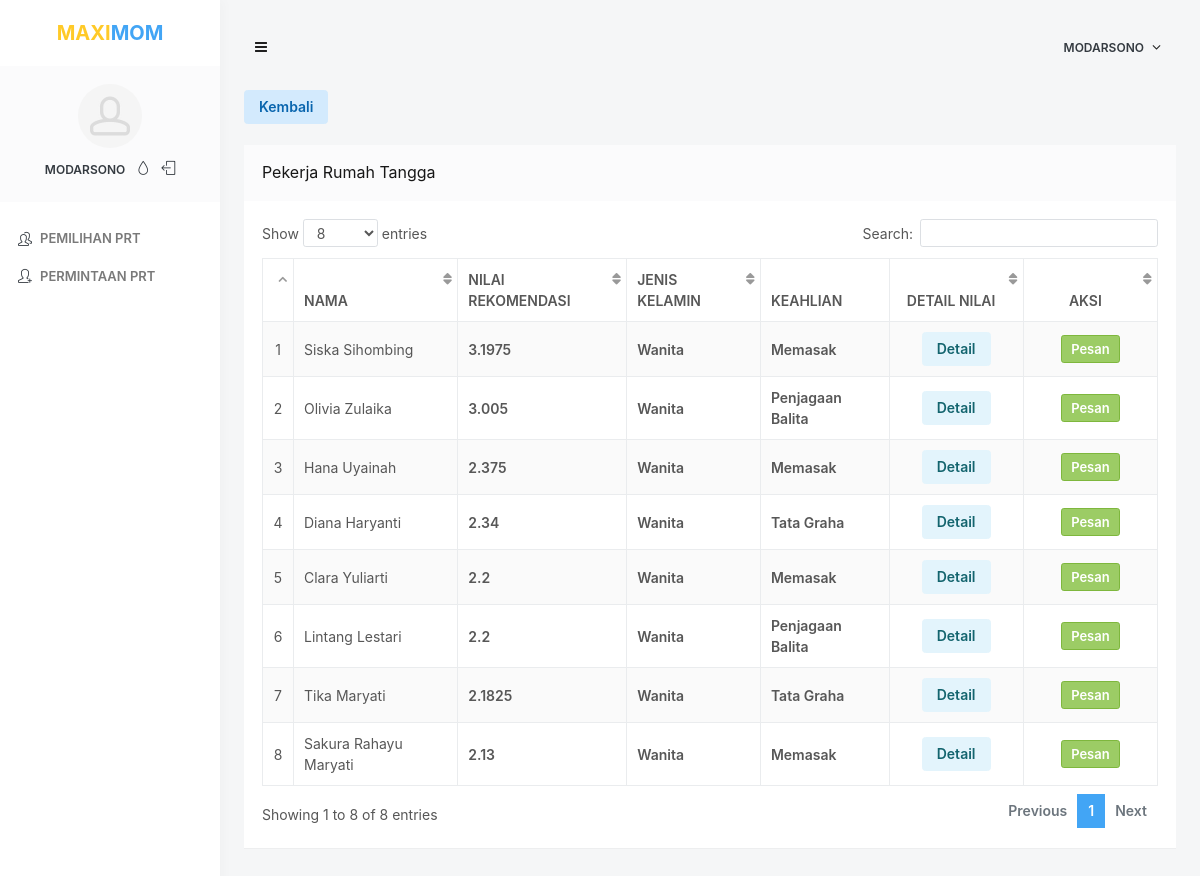
The app's page /hasil_rekomendasi.php (signed in) with its own data.
### tables this page shows
CREATE TABLE `prt_baru` (
  `ID_PRT` int(11) NOT NULL,
  `NAMA_PRT` varchar(100) NOT NULL,
  `JKEL_PRT` char(2) NOT NULL,
  `TL_PRT` date NOT NULL,
  `KOTA_LAHIR_PRT` varchar(100) NOT NULL,
  `ALAMAT_PRT` varchar(100) NOT NULL,
  `TELP_PRT` varchar(100) NOT NULL,
  `NO_KTP_PRT` bigint(20) NOT NULL,
  `NO_KK_PRT` bigint(20) NOT NULL,
  `EMAIL_PRT` varchar(100) NOT NULL,
  `USERNAME_PRT` varchar(100) NOT NULL,
  `PASSWORD_PRT` varchar(100) NOT NULL,
  `FOTO_KTP_PRT` text NOT NULL,
  `FOTO_KK_PRT` text NOT NULL,
  `PENDIDIKAN_TERAKHIR` varchar(20) NOT NULL,
  `PENGALAMAN_BEKERJA` varchar(10) NOT NULL,
  `STATUS_PRT` int(11) NOT NULL
);

CREATE TABLE `keahlian` (
  `ID_KEAHLIAN` int(11) NOT NULL,
  `ID_PRT` int(11) NOT NULL,
  `NAMA_PRT` varchar(100) NOT NULL,
  `NAMA_KEAHLIAN` varchar(100) NOT NULL
);

### algoritma/algoritma_final.php (called while the page is built, shortened)
<?php
$dataAkhir = array();
$dataRandom6 = $_POST['keahlian'];
if ($dataRandom6 == '') {
    $sql = "SELECT prt_baru.ID_PRT, prt_baru.NAMA_PRT, prt_baru.JKEL_PRT, keahlian.NAMA_KEAHLIAN, tes_pengetahuan.NILAI_TOTAL_PENGETAHUAN, tes_keterampilan.NILAI_TOTAL_KETERAMPILAN, tes_sikap.NILAI_TOTAL_SIKAP, (prt_baru.PENGALAMAN_BEKERJA + kontrak.DURASI_KONTRAK) AS 'NILAI_LAMA_BEKERJA', sertifikat_pelatihan.JUMLAH_SERTIFIKAT_PELATIHAN FROM prt_baru
            JOIN keahlian ON prt_baru.ID_PRT = keahlian.ID_PRT
            JOIN tes_pengetahuan ON prt_baru.ID_PRT = tes_pengetahuan.ID_PRT
            JOIN tes_keterampilan ON prt_baru.ID_PRT = tes_keterampilan.ID_PRT
            JOIN tes_sikap ON prt_baru.ID_PRT = tes_sikap.ID_PRT
            JOIN kontrak ON prt_baru.ID_PRT = kontrak.ID_PRT
            JOIN sertifikat_pelatihan ON prt_baru.ID_PRT = sertifikat_pelatihan.ID_PRT";
} else if ($dataRandom6 == 'Memasak') {
    $sql = "SELECT prt_baru.ID_PRT, prt_baru.NAMA_PRT, prt_baru.JKEL_PRT, keahlian.NAMA_KEAHLIAN , tes_pengetahuan.PENGETAHUAN_MEMASAK, tes_keterampilan.KETERAMPILAN_MEMASAK, tes_sikap.SIKAP_MEMASAK, (prt_baru.PENGALAMAN_BEKERJA + kontrak.DURASI_KONTRAK) AS 'NILAI_LAMA_BEKERJA', sertifikat_pelatihan.JUMLAH_SERTIFIKAT_PELATIHAN FROM prt_baru
            JOIN keahlian ON prt_baru.ID_PRT = keahlian.ID_PRT
            JOIN tes_pengetahuan ON prt_baru.ID_PRT = tes_pengetahuan.ID_PRT
            JOIN tes_keterampilan ON prt_baru.ID_PRT = tes_keterampilan.ID_PRT
            JOIN tes_sikap ON prt_baru.ID_PRT = tes_sikap.ID_PRT
            JOIN kontrak ON prt_baru.ID_PRT = kontrak.ID_PRT
            JOIN sertifikat_pelatihan ON prt_baru.ID_PRT = sertifikat_pelatihan.ID_PRT
            WHERE keahlian.NAMA_KEAHLIAN = 'Memasak'";
} else if ($dataRandom6 == 'Tata Graha') {
    $sql = "SELECT prt_baru.ID_PRT, prt_baru.NAMA_PRT, prt_baru.JKEL_PRT, keahlian.NAMA_KEAHLIAN, tes_pengetahuan.PENGETAHUAN_TATA_GRAHA, tes_keterampilan.KETERAMPILAN_TATA_GRAHA, tes_sikap.SIKAP_TATA_GRAHA, (prt_baru.PENGALAMAN_BEKERJA + kontrak.DURASI_KONTRAK) AS 'NILAI_LAMA_BEKERJA', sertifikat_pelatihan.JUMLAH_SERTIFIKAT_PELATIHAN FROM prt_baru
            JOIN keahlian ON prt_baru.ID_PRT = keahlian.ID_PRT
            JOIN tes_pengetahuan ON prt_baru.ID_PRT = tes_pengetahuan.ID_PRT
            JOIN tes_keterampilan ON prt_baru.ID_PRT = tes_keterampilan.ID_PRT
            JOIN tes_sikap ON prt_baru.ID_PRT = tes_sikap.ID_PRT
            JOIN kontrak ON prt_baru.ID_PRT = kontrak.ID_PRT
            JOIN sertifikat_pelatihan ON prt_baru.ID_PRT = sertifikat_pelatihan.ID_PRT
            WHERE keahlian.NAMA_KEAHLIAN = 'Tata Graha'";
} else if ($dataRandom6 == 'Penjagaan Balita') {
    $sql = "SELECT prt_baru.ID_PRT, prt_baru.NAMA_PRT, prt_baru.JKEL_PRT, keahlian.NAMA_KEAHLIAN, tes_pengetahuan.PENGETAHUAN_JAGA_BALITA, tes_keterampilan.KETERAMPILAN_JAGA_BALITA, tes_sikap.SIKAP_JAGA_BALITA, (prt_baru.PENGALAMAN_BEKERJA + kontrak.DURASI_KONTRAK) AS 'NILAI_LAMA_BEKERJA', sertifikat_pelatihan.JUMLAH_SERTIFIKAT_PELATIHAN FROM prt_baru
            JOIN keahlian ON prt_baru.ID_PRT = keahlian.ID_PRT
            JOIN tes_pengetahuan ON prt_baru.ID_PRT = tes_pengetahuan.ID_PRT
            JOIN tes_keterampilan ON prt_baru.ID_PRT = tes_keterampilan.ID_PRT
            JOIN tes_sikap ON prt_baru.ID_PRT = tes_sikap.ID_PRT
            JOIN kontrak ON prt_baru.ID_PRT = kontrak.ID_PRT
            JOIN sertifikat_pelatihan ON prt_baru.ID_PRT = sertifikat_pelatihan.ID_PRT
            WHERE keahlian.NAMA_KEAHLIAN = 'Penjagaan Balita'";
} else if ($dataRandom6 == 'Penjagaan Bayi') {
    $sql = "SELECT prt_baru.ID_PRT, prt_baru.NAMA_PRT, prt_baru.JKEL_PRT, keahlian.NAMA_KEAHLIAN, tes_pengetahuan.PENGETAHUAN_JAGA_BAYI, tes_keterampilan.KETERAMPILAN_JAGA_BAYI, tes_sikap.SIKAP_JAGA_BAYI, (prt_baru.PENGALAMAN_BEKERJA + kontrak.DURASI_KONTRAK) AS 'NILAI_LAMA_BEKERJA', sertifikat_pelatihan.JUMLAH_SERTIFIKAT_PELATIHAN FROM prt_baru
            JOIN keahlian ON prt_baru.ID_PRT = keahlian.ID_PRT
            JOIN tes_pengetahuan ON prt_baru.ID_PRT = tes_pengetahuan.ID_PRT
            JOIN tes_keterampilan ON prt_baru.ID_PRT = tes_keterampilan.ID_PRT
            JOIN tes_sikap ON prt_baru.ID_PRT = tes_sikap.ID_PRT
            JOIN kontrak ON prt_baru.ID_PRT = kontrak.ID_PRT
            JOIN sertifikat_pelatihan ON prt_baru.ID_PRT = sertifikat_pelatihan.ID_PRT
            WHERE keahlian.NAMA_KEAHLIAN = 'Penjagaan Bayi'";
} else if ($dataRandom6 == 'Penjagaan Lansia') {
    $sql = "SELECT prt_baru.ID_PRT, prt_baru.NAMA_PRT, prt_baru.JKEL_PRT, keahlian.NAMA_KEAHLIAN, tes_pengetahuan.PENGETAHUAN_JAGA_LANSIA, tes_keterampilan.KETERAMPILAN_JAGA_LANSIA, tes_sikap.SIKAP_JAGA_LANSIA, (prt_baru.PENGALAMAN_BEKERJA + kontrak.DURASI_KONTRAK) AS 'NILAI_LAMA_BEKERJA', sertifikat_pelatihan.JUMLAH_SERTIFIKAT_PELATIHAN FROM prt_baru
            JOIN keahlian ON prt_baru.ID_PRT = keahlian.ID_PRT
            JOIN tes_pengetahuan ON prt_baru.ID_PRT = tes_pengetahuan.ID_PRT
            JOIN tes_keterampilan ON prt_baru.ID_PRT = tes_keterampilan.ID_PRT
            JOIN tes_sikap ON prt_baru.ID_PRT = tes_sikap.ID_PRT
            JOIN kontrak ON prt_baru.ID_PRT = kontrak.ID_PRT
            JOIN sertifikat_pelatihan ON prt_baru.ID_PRT = sertifikat_pelatihan.ID_PRT
            WHERE keahlian.NAMA_KEAHLIAN = 'Penjagaan Lansia'";
} else if ($dataRandom6 == 'Tata Taman') {
    $sql = "SELECT prt_baru.ID_PRT, prt_baru.NAMA_PRT, prt_baru.JKEL_PRT, keahlian.NAMA_KEAHLIAN, tes_pengetahuan.PENGETAHUAN_TATA_TAMAN, tes_keterampilan.KETERAMPILAN_TATA_TAMAN, tes_sikap.SIKAP_TATA_TAMAN, (prt_baru.PENGALAMAN_BEKERJA + kontrak.DURASI_KONTRAK) AS 'NILAI_LAMA_BEKERJA', sertifikat_pelatihan.JUMLAH_SERTIFIKAT_PELATIHAN FROM prt_baru
            JOIN keahlian ON prt_baru.ID_PRT = keahlian.ID_PRT
            JOIN tes_pengetahuan ON prt_baru.ID_PRT = tes_pengetahuan.ID_PRT
            JOIN tes_keterampilan ON prt_baru.ID_PRT = tes_keterampilan.ID_PRT
            JOIN tes_sikap ON prt_baru.ID_PRT = tes_sikap.ID_PRT
            JOIN kontrak ON prt_baru.ID_PRT = kontrak.ID_PRT
            JOIN sertifikat_pelatihan ON prt_baru.ID_PRT = sertifikat_pelatihan.ID_PRT
            WHERE keahlian.NAMA_KEAHLIAN = 'Tata Taman'";
} else if ($dataRandom6 == 'Mengemudi Kendaraan Keluarga') {
    $sql = "SELECT prt_baru.ID_PRT, prt_baru.NAMA_PRT, prt_baru.JKEL_PRT, keahlian.NAMA_KEAHLIAN, tes_pengetahuan.PENGETAHUAN_MENGEMUDI_KENDARAAN_KELUARGA, tes_keterampilan.KETERAMPILAN_MENGEMUDI_KENDARAAN_KELUARGA, tes_sikap.SIKAP_MENGEMUDI_KENDARAAN_KELUARGA, (prt_baru.PENGALAMAN_BEKERJA + kontrak.DURASI_KONTRAK) AS 'NILAI_LAMA_BEKERJA', sertifikat_pelatihan.JUMLAH_SERTIFIKAT_PELATIHAN FROM prt_baru
            JOIN keahlian ON prt_baru.ID_PRT = keahlian.ID_PRT
            JOIN tes_pengetahuan ON prt_baru.ID_PRT = tes_pengetahuan.ID_PRT
            JOIN tes_keterampilan ON prt_baru.ID_PRT = tes_keterampilan.ID_PRT
            JOIN tes_sikap ON prt_baru.ID_PRT = tes_sikap.ID_PRT
            JOIN kontrak ON prt_baru.ID_PRT = kontrak.ID_PRT
            JOIN sertifikat_pelatihan ON prt_baru.ID_PRT = sertifikat_pelatihan.ID_PRT
            WHERE keahlian.NAMA_KEAHLIAN = 'Mengemudi Kendaraan Keluarga'";
}
$resultSQL = mysqli_query($conn, $sql);

### hasil_rekomendasi.php (the view, shortened to what this page needs)
<?php
include 'proses/koneksi.php';
if (!$_SESSION['id_majikan'] == "") {  ?>
    <!doctype html>
    <html lang="en" class="no-focus">
    <head>
        <link rel="stylesheet" href="assets/js/plugins/datatables/dataTables.bootstrap4.min.css">
        <link rel="stylesheet" id="css-main" href="assets/css/codebase.min.css">
    </head>
    <body>
        <div id="page-container" class="sidebar-o side-scroll page-header-modern main-content-boxed">
            <?php include 'sidebar.php' ?>
            <header id="page-header">
                <div class="content-header">
                    <div class="content-header-section">
                        <button type="button" class="btn btn-circle btn-dual-secondary" data-toggle="layout" data-action="sidebar_toggle">
                            <i class="fa fa-navicon"></i>
                        </button>
                    </div>
                    <div class="content-header-section">
                        <div class="btn-group" role="group">
                            <button type="button" class="btn btn-rounded btn-dual-secondary" id="page-header-user-dropdown" data-toggle="dropdown" aria-haspopup="true" aria-expanded="false">
                                <a class="link-effect text-dual-primary-dark font-size-xs font-w600 text-uppercase"> <?php echo $_SESSION['nama']; ?> </a> <i class="fa fa-angle-down ml-5"></i>
                            </button>
                        </div>
                    </div>
                </div>
            </header>
            <main id="main-container">
                <div class="content">
                    <a class="btn btn-alt-primary" href="pilih_kriteria.php">Kembali</a><br><br>
                    <div class="block">
                        <div class="block-header block-header-default">
                            <h3 class="block-title">Pekerja Rumah Tangga</h3>
                        </div>
                        <div class="block-content block-content-full">
                            <?php include 'algoritma/algoritma_final.php'; ?>
                            <table class="table table-bordered table-striped table-vcenter js-dataTable-full">
                                <thead>
                                    <tr>
                                        <th class="text-center"></th>
                                        <th>Nama</th>
                                        <th class="d-none d-sm-table-cell">Nilai Rekomendasi</th>
                                        <th class="d-none d-sm-table-cell">Jenis Kelamin</th>
                                        <th class="d-none d-sm-table-cell">Keahlian</th>
                                        <th class="text-center" style="width: 15%;">Detail Nilai</th>
                                        <th class="text-center" style="width: 15%;">Aksi</th>
                                    </tr>
                                </thead>
                                <tbody>
                                    <?php
                                    $no = 1;
                                    foreach ($dataAkhir as $dataFinal) {
                                        $nilaiakhir = $dataFinal['NA'];
                                        $namaprt = $dataFinal['Nama PRT'];
                                        $jkelprt = $dataFinal['Jkel PRT'];
                                        $keahlianprt = $dataFinal['Keahlian PRT'];
                                        $idprt = $dataFinal['id'];
                                    ?>
                                        <tr>
                                            <td class="text-center"><?php echo $no++; ?></td>
                                            <td class="d-none d-sm-table-cell"><?php echo $namaprt; ?></td>
                                            <td class="font-w600"><?php echo $nilaiakhir; ?></td>
                                            <td class="font-w600"><?php
                                                                    if ($jkelprt == 'L') {
                                                                        echo 'Pria';
                                                                    } elseif ($jkelprt == 'P') {
                                                                        echo 'Wanita';
                                                                    }
                                                                    ?></td>
                                            <td class="font-w600"><?php echo $keahlianprt; ?></td>
                                            <td class="text-center">
                                                <button type="button" class="btn btn-alt-info" data-toggle="modal" data-target="#<?php echo $idprt; ?>">Detail</button>
                                            </td>
                                            <td class="text-center">
                                                <a href="proses/proses_permintaan_prt.php?id=<?php echo $idprt; ?>">
                                                    <button type="button" class="btn btn-sm btn-success">Pesan</button>
                                                </a>
                                            </td>
                                        </tr>
                                    <?php
                                    }
                                    ?>
                                </tbody>
                            </table>
                        </div>
                    </div>
                </div>
            </main>
        </div>
    </body>
    </html>
<?php
} else {
    header('Location: login.php');
}
?>

### sidebar.php (shortened to what this page needs)
<nav id="sidebar">
    <div id="sidebar-scroll">
        <div class="sidebar-content">
            <div class="content-header content-header-fullrow px-15">
                <div class="content-header-section text-center align-parent sidebar-mini-hidden">
                    <div class="content-header-item">
                        <a class="link-effect font-w700" href="index.php">
                            <span class="font-size-xl text-warning">MAXI</span><span class="font-size-xl text-primary">MOM</span>
                        </a>
                    </div>
                </div>
            </div>
            <div class="content-side content-side-full content-side-user px-10 align-parent">
                <div class="sidebar-mini-hidden-b text-center">
                    <a class="img-link" href="profil_majikan.php">
                        <img class="img-avatar" src="<?php echo $_SESSION['foto']; ?>" alt="">
                    </a>
                    <ul class="list-inline mt-10">
                        <li class="list-inline-item">
                            <a class="link-effect text-dual-primary-dark font-size-xs font-w600 text-uppercase" href="profil_majikan.php"><?php echo $_SESSION['nama']; ?></a>
                        </li>
                        <li class="list-inline-item">
                            <a class="link-effect text-dual-primary-dark" data-toggle="layout" data-action="sidebar_style_inverse_toggle" href="javascript:void(0)">
                                <i class="si si-drop"></i>
                            </a>
                        </li>
                        <li class="list-inline-item">
                            <a class="link-effect text-dual-primary-dark" href="proses/proses_logout.php">
                                <i class="si si-logout"></i>
                            </a>
                        </li>
                    </ul>
                </div>
            </div>
            <div class="content-side content-side-full">
                <ul class="nav-main">
                    <li>
                        <a href="lihat_prt.php">
                            <i class="si si-users"></i>
                            <span class="sidebar-mini-hide">Pemilihan PRT</span>
                        </a>
                    </li>
                    <li>
                        <a href="permintaan_prt.php">
                            <i class="si si-user-follow"></i>
                            <span class="sidebar-mini-hide">Permintaan PRT</span>
                        </a>
                    </li>
                </ul>
            </div>
        </div>
    </div>
</nav>

### records on screen
prt_baru: NAMA_PRT "Siska Sihombing", nilaiakhir "3.1975", JKEL_PRT "Wanita", keahlian.NAMA_KEAHLIAN "Memasak"
prt_baru: NAMA_PRT "Olivia Zulaika", nilaiakhir "3.005", JKEL_PRT "Wanita", keahlian.NAMA_KEAHLIAN "Penjagaan Balita"
prt_baru: NAMA_PRT "Hana Uyainah", nilaiakhir "2.375", JKEL_PRT "Wanita", keahlian.NAMA_KEAHLIAN "Memasak"
prt_baru: NAMA_PRT "Diana Haryanti", nilaiakhir "2.34", JKEL_PRT "Wanita", keahlian.NAMA_KEAHLIAN "Tata Graha"
prt_baru: NAMA_PRT "Clara Yuliarti", nilaiakhir "2.2", JKEL_PRT "Wanita", keahlian.NAMA_KEAHLIAN "Memasak"
prt_baru: NAMA_PRT "Lintang Lestari", nilaiakhir "2.2", JKEL_PRT "Wanita", keahlian.NAMA_KEAHLIAN "Penjagaan Balita"
prt_baru: NAMA_PRT "Tika Maryati", nilaiakhir "2.1825", JKEL_PRT "Wanita", keahlian.NAMA_KEAHLIAN "Tata Graha"
prt_baru: NAMA_PRT "Sakura Rahayu Maryati", nilaiakhir "2.13", JKEL_PRT "Wanita", keahlian.NAMA_KEAHLIAN "Memasak"

### other values on screen
$_SESSION['nama'] "MODARSONO"
